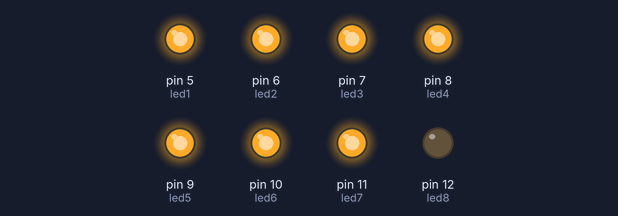
A sketch run on a simulated Arduino Uno, built with avr-gcc and run on an emulated ATmega328P. Parts: output pins drawn as LEDs (lit = HIGH).

Above: at 0.05 s.
At 0.35 s:
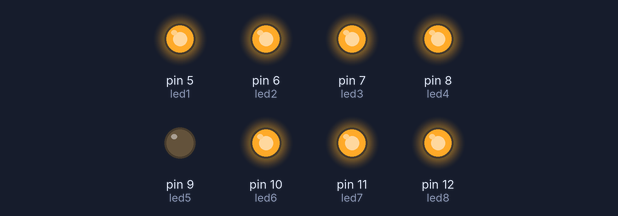
At 0.75 s:
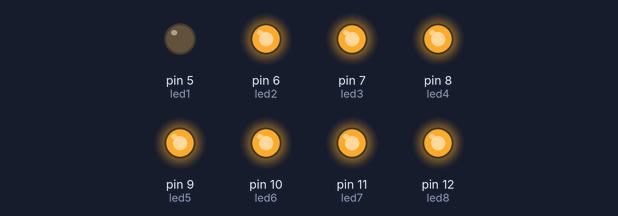
At 1.45 s:
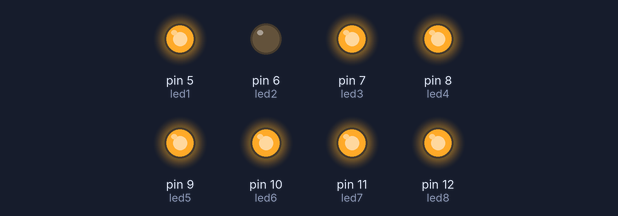
At 2.15 s:
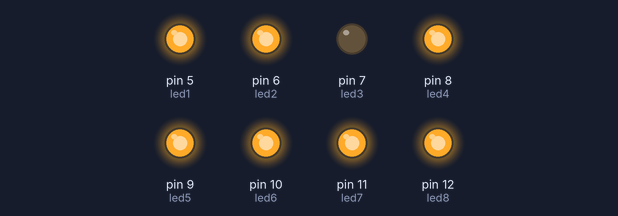
At 2.85 s:
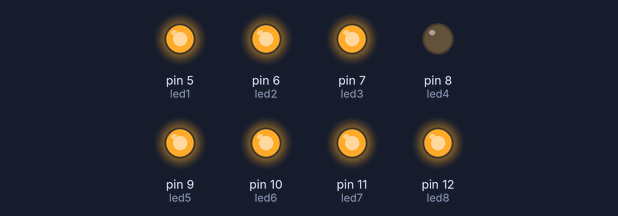
Timing chart, 0 to 3.1 s (numbered marks = the images above):
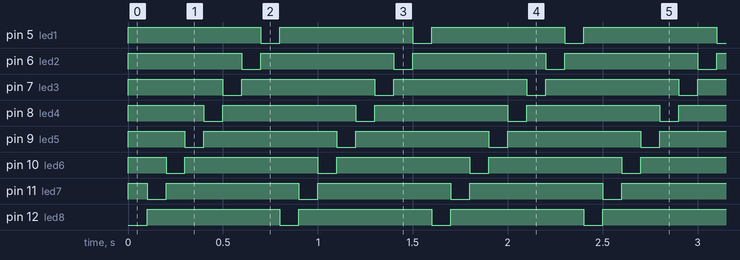

The sketch:

Ex_3.ino
```cpp
//taula de variables

 const int led1 = 5;
 const int led2 = 6;
 const int led3 = 7;
 const int led4 = 8;
 const int led5 = 9;
 const int led6 = 10;
 const int led7 = 11;
 const int led8 = 12;

void setup()
{
   pinMode(led1, OUTPUT);
   pinMode(led2, OUTPUT);
   pinMode(led3, OUTPUT);
   pinMode(led4, OUTPUT);
   pinMode(led5, OUTPUT);
   pinMode(led6, OUTPUT);
   pinMode(led7, OUTPUT);
   pinMode(led8, OUTPUT);
}
void loop()
{
  digitalWrite(led1, HIGH);
  digitalWrite(led2, HIGH);
  digitalWrite(led3, HIGH);
  digitalWrite(led4, HIGH);
  digitalWrite(led5, HIGH);
  digitalWrite(led6, HIGH);
  digitalWrite(led7, HIGH);
  digitalWrite(led8, LOW);

  delay(100);

  digitalWrite(led1, HIGH);
  digitalWrite(led2, HIGH);
  digitalWrite(led3, HIGH);
  digitalWrite(led4, HIGH);
  digitalWrite(led5, HIGH);
  digitalWrite(led6, HIGH);
  digitalWrite(led7, LOW);
  digitalWrite(led8, HIGH);

  delay(100);

  digitalWrite(led1, HIGH);
  digitalWrite(led2, HIGH);
  digitalWrite(led3, HIGH);
  digitalWrite(led4, HIGH);
  digitalWrite(led5, HIGH);
  digitalWrite(led6, LOW);
  digitalWrite(led7, HIGH);
  digitalWrite(led8, HIGH);

  delay(100);

  digitalWrite(led1, HIGH);
  digitalWrite(led2, HIGH);
  digitalWrite(led3, HIGH);
  digitalWrite(led4, HIGH);
  digitalWrite(led5, LOW);
  digitalWrite(led6, HIGH);
  digitalWrite(led7, HIGH);
  digitalWrite(led8, HIGH);

  delay(100);

  digitalWrite(led1, HIGH);
  digitalWrite(led2, HIGH);
  digitalWrite(led3, HIGH);
  digitalWrite(led4, LOW);
  digitalWrite(led5, HIGH);
  digitalWrite(led6, HIGH);
  digitalWrite(led7, HIGH);
  digitalWrite(led8, HIGH);

  delay(100);

  digitalWrite(led1, HIGH);
  digitalWrite(led2, HIGH);
  digitalWrite(led3, LOW);
  digitalWrite(led4, HIGH);
  digitalWrite(led5, HIGH);
  digitalWrite(led6, HIGH);
  digitalWrite(led7, HIGH);
  digitalWrite(led8, HIGH);

  delay(100);

  digitalWrite(led1, HIGH);
  digitalWrite(led2, LOW);
  digitalWrite(led3, HIGH);
  digitalWrite(led4, HIGH);
  digitalWrite(led5, HIGH);
  digitalWrite(led6, HIGH);
  digitalWrite(led7, HIGH);
  digitalWrite(led8, HIGH);

  delay(100);

  digitalWrite(led1, LOW);
  digitalWrite(led2, HIGH);
  digitalWrite(led3, HIGH);
  digitalWrite(led4, HIGH);
  digitalWrite(led5, HIGH);
  digitalWrite(led6, HIGH);
  digitalWrite(led7, HIGH);
  digitalWrite(led8, HIGH);

  delay(100);

 }
```

Measured:
- by itself, pin 5 (led1), pin 6 (led2), pin 12 (led8): alternates HIGH for 0.70 s and LOW for 0.10 s
- by itself, pin 7 (led3), pin 8 (led4), pin 9 (led5), pin 10 (led6), pin 11 (led7): repeats every 0.80 s: LOW 0.10 s, HIGH 0.70 s
- by itself, everything shown: repeats every 0.80 s, in 8 steps
